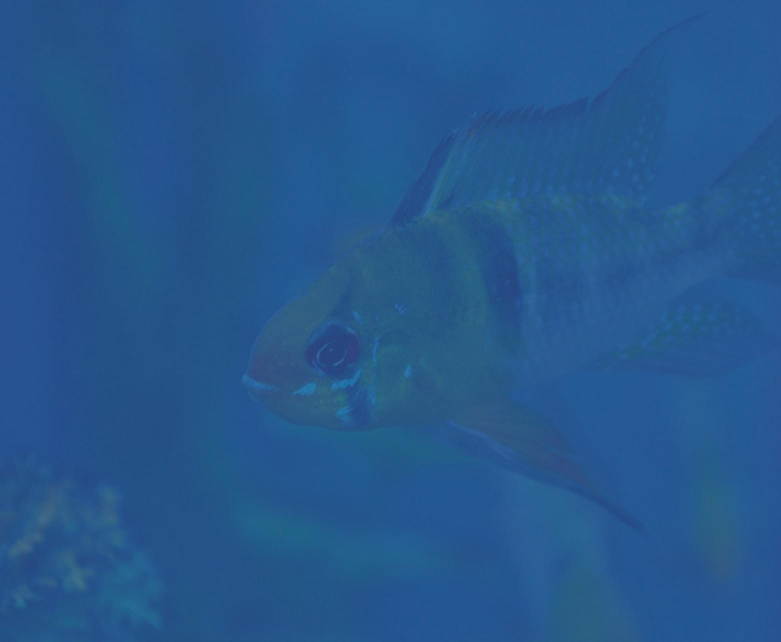
#> input picture fusion-matlab/img/1.jpg, 1562 x 1284 px, given as the content of the folder D:/img/InputImages, which was not available (shown at 1/2 size)
$ python main.py
#> lines starting #> are read from the running program, lines starting #| are printed output that depends on the picture
### CLAHE/sceneRadianceCLAHE.py
import cv2


def RecoverCLAHE(sceneRadiance):
    clahe = cv2.createCLAHE(clipLimit=2, tileGridSize=(4, 4))
    for i in range(3):

        # sceneRadiance[:, :, i] =  cv2.equalizeHist(sceneRadiance[:, :, i])
        sceneRadiance[:, :, i] = clahe.apply((sceneRadiance[:, :, i]))


    return sceneRadiance

### CLAHE/main.py
import os
import numpy as np
import cv2
import natsort
import xlwt
from skimage import exposure
import datetime
from sceneRadianceCLAHE import RecoverCLAHE
from sceneRadianceHE import RecoverHE

np.seterr(over='ignore')
if __name__ == '__main__':
    pass
folder = "D:\\img"
path = folder + "\\InputImages"
files = os.listdir(path)
files = natsort.natsorted(files)
# 开始计时
starttime = datetime.datetime.now()
for i in range(len(files)):
    file = files[i]
    filepath = path + "\\" + file
    prefix = file.split('.')[0]
    if os.path.isfile(filepath):
        print('********    file   ********',file)
        # img = cv2.imread('InputImages/' + file)
        img = cv2.imread(folder + '\\InputImages\\' + file)
#> img is the input picture: shape (1284, 1562, 3); mean B, G, R 141.4, 87.6, 37.9
        sceneRadiance = RecoverCLAHE(img)
#> after the loop in RecoverCLAHE, `for i in range(3):`:
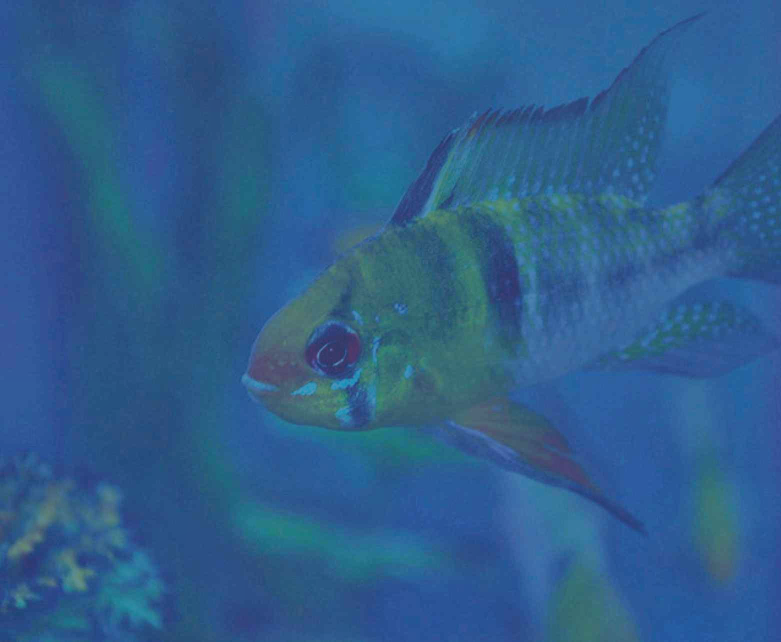
#> sceneRadiance: shape (1284, 1562, 3) (shown at 1/2 size); mean B, G, R 141.4, 94.1, 46.7
        # cv2.imwrite('OutputImages/' + prefix + '_CLAHE.jpg', sceneRadiance)
        cv2.imwrite(folder + '\\OutputImages\\' + prefix + '_CLAHE.jpg', sceneRadiance)
Endtime = datetime.datetime.now()
print('Time:', Endtime - starttime)

$ run again, on fusion-matlab/img/4.jpg
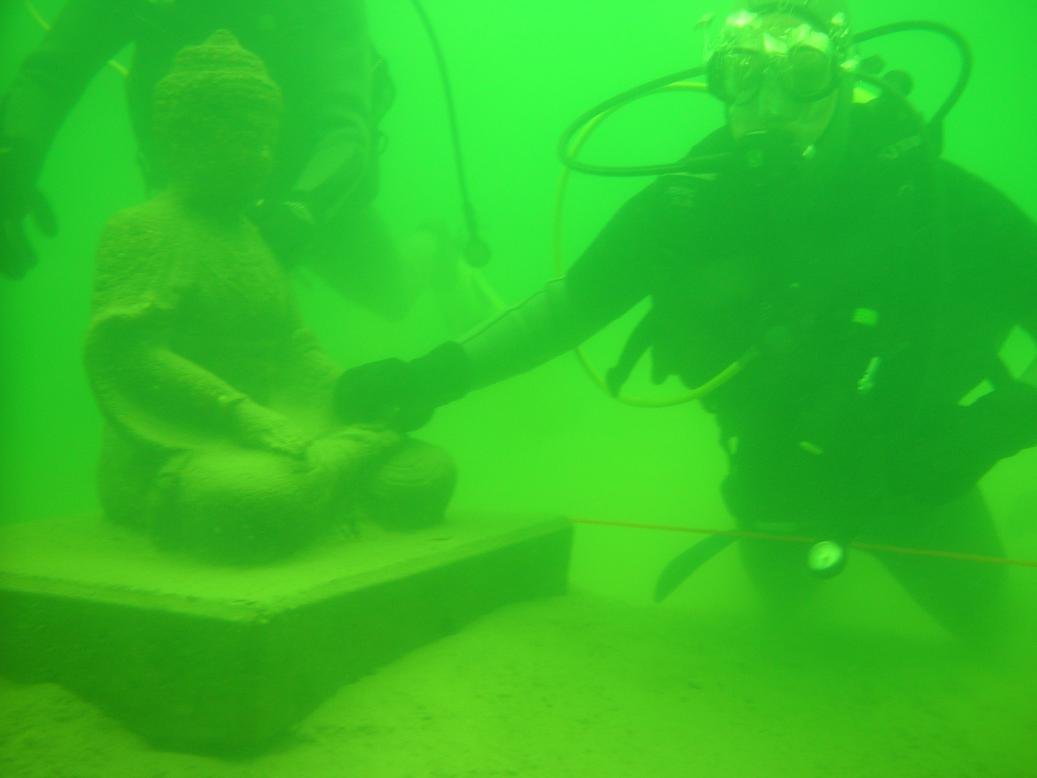
#> input picture fusion-matlab/img/4.jpg, 1037 x 778 px, given as the content of the folder D:/img/InputImages, which was not available
#> img is the input picture: shape (778, 1037, 3); mean B, G, R 36.5, 189.7, 49.6
#> after the loop in RecoverCLAHE, `for i in range(3):`:
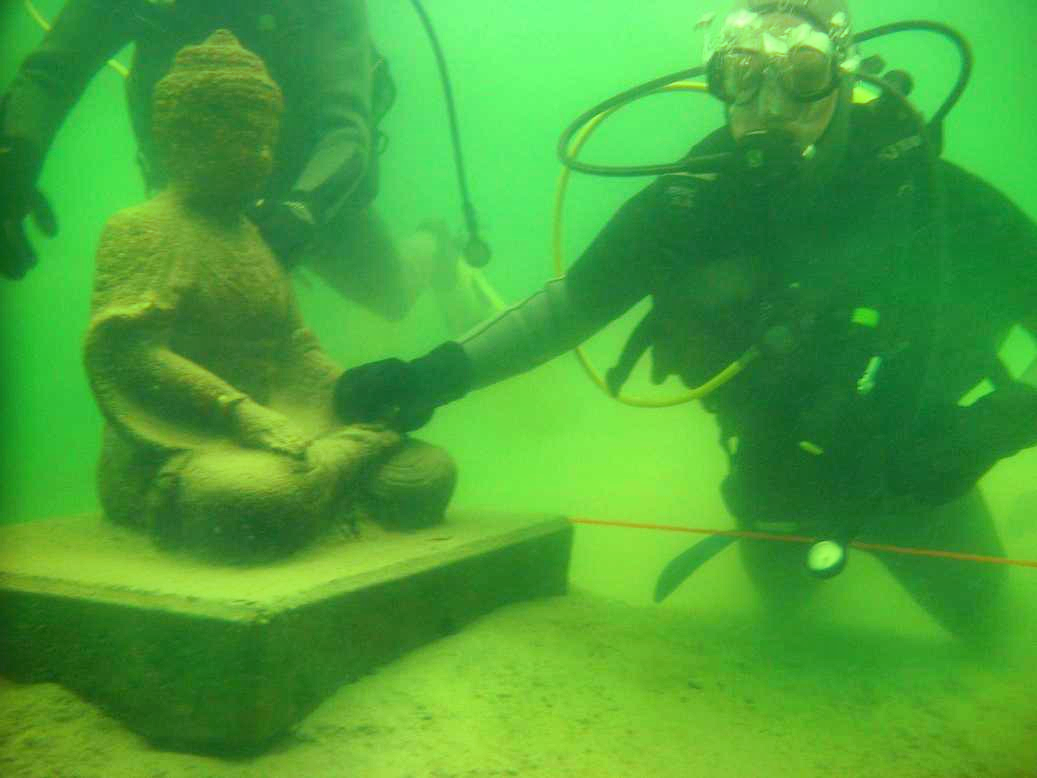
#> sceneRadiance: shape (778, 1037, 3); mean B, G, R 55.7, 163.2, 74.5

$ run again, on fusion-matlab/img/5.jpg
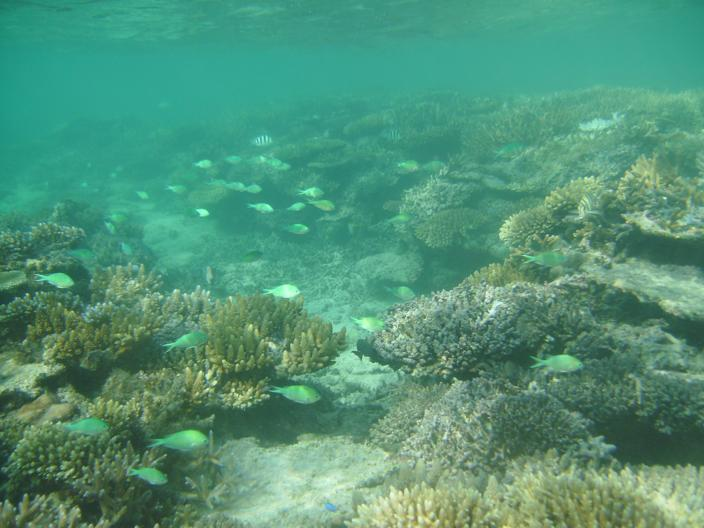
#> input picture fusion-matlab/img/5.jpg, 704 x 528 px, given as the content of the folder D:/img/InputImages, which was not available
#> img is the input picture: shape (528, 704, 3); mean B, G, R 119.5, 147.6, 81.2
#> after the loop in RecoverCLAHE, `for i in range(3):`:
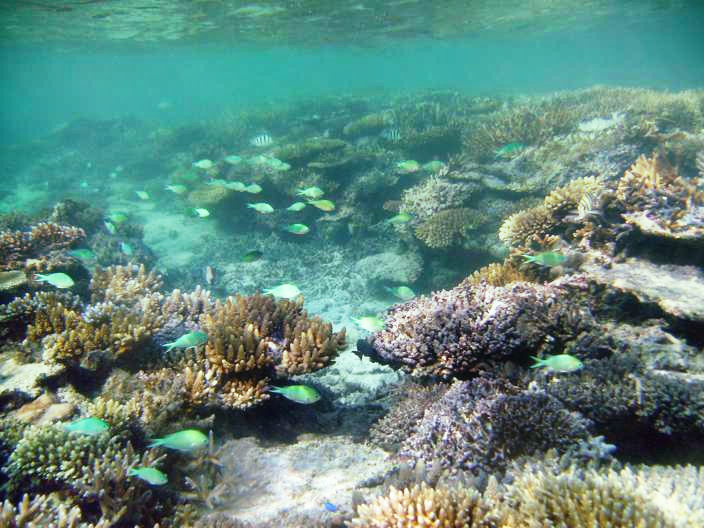
#> sceneRadiance: shape (528, 704, 3); mean B, G, R 126.9, 137.8, 98.2
